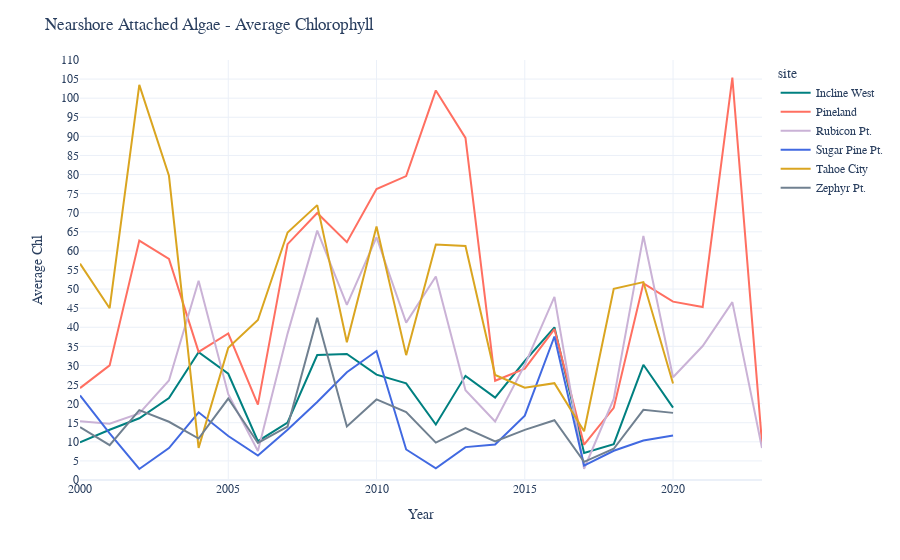

Notebook cell for this chart:
### Code cell
color_discrete_map = {'Incline West': '#008080',
                      'Pineland': '#FF6F61', 
                      'Rubicon Pt.': '#cab2d6',
                      'Sugar Pine Pt.': '#4169E1',
                      'Tahoe City': '#DAA520',
                      'Zephyr Pt.': '#708090'                                
                        }

df = grouped_df


# setup plot
fig = px.line(df, x = 'Year', y= 'Chl', color='site',
                 color_discrete_map = color_discrete_map)

fig.update_traces(hovertemplate='<br>%{y:.2f}')


# set layout
fig.update_layout(title="Nearshore Attached Algae - Average Chlorophyll",
                    font_family=font,
                    template=template,
                    showlegend=True,
                    hovermode="x unified",
                    xaxis = dict(
                        tickmode = 'linear',
                        tick0 = 1985,
                        dtick = 5
                    ),
                    yaxis = dict(
                        tickmode = 'linear',
                        tick0 = 0,
                        dtick = 5,
                        range=[0, 110],
                        title_text='Average Chl'
                    )
                  
                 )

# show figure
fig.show()
# save to HTML
fig.write_html(os.path.join(draftworkspace, "WaterQuality_NearshoreChl.html"))

### Figure 1 — Plotly figure (JSON) as saved in the notebook; plotly's stock layout.template omitted (floating-point values rounded to 4 significant figures)
{"data": [{"hovertemplate": "<br>%{y:.2f}", "legendgroup": "Incline West", "line": {"color": "#008080", "dash": "solid"}, "marker": {"symbol": "circle"}, "mode": "lines", "name": "Incline West", "orientation": "v", "showlegend": true, "type": "scatter", "x": [2000, 2001, 2002, 2003, 2004, 2005, 2006, 2007, 2008, 2009, 2010, 2011, 2012, 2013, 2014, 2015, 2016, 2017, 2018, 2019, 2020, 2021, 2022, 2023], "xaxis": "x", "y": [9.853, 13.17, 16.16, 21.47, 33.45, 27.82, 10.16, 15.06, 32.72, 33.03, 27.59, 25.3, 14.53, 27.28, 21.59, 31.16, 39.99, 7.068, 9.392, 30.17, 18.95, null, null, 5.975], "yaxis": "y"}, {"hovertemplate": "<br>%{y:.2f}", "legendgroup": "Pineland", "line": {"color": "#FF6F61", "dash": "solid"}, "marker": {"symbol": "circle"}, "mode": "lines", "name": "Pineland", "orientation": "v", "showlegend": true, "type": "scatter", "x": [2000, 2001, 2002, 2003, 2004, 2005, 2006, 2007, 2008, 2009, 2010, 2011, 2012, 2013, 2014, 2015, 2016, 2017, 2018, 2019, 2020, 2021, 2022, 2023], "xaxis": "x", "y": [24.06, 30.02, 62.71, 57.9, 33.55, 38.36, 19.73, 61.77, 69.94, 62.3, 76.21, 79.59, 102.0, 89.6, 25.98, 29.17, 39.53, 9.258, 18.91, 51.52, 46.72, 45.31, 105.4, 9.643], "yaxis": "y"}, {"hovertemplate": "<br>%{y:.2f}", "legendgroup": "Rubicon Pt.", "line": {"color": "#cab2d6", "dash": "solid"}, "marker": {"symbol": "circle"}, "mode": "lines", "name": "Rubicon Pt.", "orientation": "v", "showlegend": true, "type": "scatter", "x": [2000, 2001, 2002, 2003, 2004, 2005, 2006, 2007, 2008, 2009, 2010, 2011, 2012, 2013, 2014, 2015, 2016, 2017, 2018, 2019, 2020, 2021, 2022, 2023], "xaxis": "x", "y": [15.41, 14.72, 17.46, 26.08, 52.2, 22.46, 7.584, 38.34, 65.32, 45.85, 63.58, 41.22, 53.29, 23.51, 15.32, 30.15, 47.95, 2.945, 21.23, 63.92, 26.91, 35.09, 46.57, 8.38], "yaxis": "y"}, {"hovertemplate": "<br>%{y:.2f}", "legendgroup": "Sugar Pine Pt.", "line": {"color": "#4169E1", "dash": "solid"}, "marker": {"symbol": "circle"}, "mode": "lines", "name": "Sugar Pine Pt.", "orientation": "v", "showlegend": true, "type": "scatter", "x": [2000, 2001, 2002, 2003, 2004, 2005, 2006, 2007, 2008, 2009, 2010, 2011, 2012, 2013, 2014, 2015, 2016, 2017, 2018, 2019, 2020, 2021, 2022, 2023], "xaxis": "x", "y": [22.15, 12.22, 2.891, 8.37, 17.73, 11.52, 6.411, 13.16, 20.43, 28.2, 33.78, 7.993, 3.044, 8.615, 9.311, 16.84, 37.59, 3.781, 7.651, 10.35, 11.65, null, null, 3.985], "yaxis": "y"}, {"hovertemplate": "<br>%{y:.2f}", "legendgroup": "Tahoe City", "line": {"color": "#DAA520", "dash": "solid"}, "marker": {"symbol": "circle"}, "mode": "lines", "name": "Tahoe City", "orientation": "v", "showlegend": true, "type": "scatter", "x": [2000, 2001, 2002, 2003, 2004, 2005, 2006, 2007, 2008, 2009, 2010, 2011, 2012, 2013, 2014, 2015, 2016, 2017, 2018, 2019, 2020, 2021, 2022, 2023], "xaxis": "x", "y": [56.66, 44.99, 103.5, 79.68, 8.41, 34.63, 41.9, 64.82, 71.99, 36.07, 66.41, 32.7, 61.69, 61.29, 27.5, 24.18, 25.36, 12.77, 50.1, 51.84, 25.29, null, null, 6.258], "yaxis": "y"}, {"hovertemplate": "<br>%{y:.2f}", "legendgroup": "Zephyr Pt.", "line": {"color": "#708090", "dash": "solid"}, "marker": {"symbol": "circle"}, "mode": "lines", "name": "Zephyr Pt.", "orientation": "v", "showlegend": true, "type": "scatter", "x": [2000, 2001, 2002, 2003, 2004, 2005, 2006, 2007, 2008, 2009, 2010, 2011, 2012, 2013, 2014, 2015, 2016, 2017, 2018, 2019, 2020, 2021, 2022, 2023], "xaxis": "x", "y": [13.83, 9.132, 18.29, 15.25, 10.86, 21.33, 9.703, 13.99, 42.48, 14.04, 21.11, 17.8, 9.796, 13.6, 10.11, 13.12, 15.64, 4.752, 8.18, 18.37, 17.58, null, null, 5.872], "yaxis": "y"}], "layout": {"font": {"family": "Calibri"}, "hovermode": "x unified", "legend": {"title": {"text": "site"}, "tracegroupgap": 0}, "margin": {"t": 60}, "showlegend": true, "title": {"text": "Nearshore Attached Algae - Average Chlorophyll"}, "xaxis": {"anchor": "y", "domain": [0, 1], "dtick": 5, "tick0": 1985, "tickmode": "linear", "title": {"text": "Year"}}, "yaxis": {"anchor": "x", "domain": [0, 1], "dtick": 5, "range": [0, 110], "tick0": 0, "tickmode": "linear", "title": {"text": "Average Chl"}}}}
